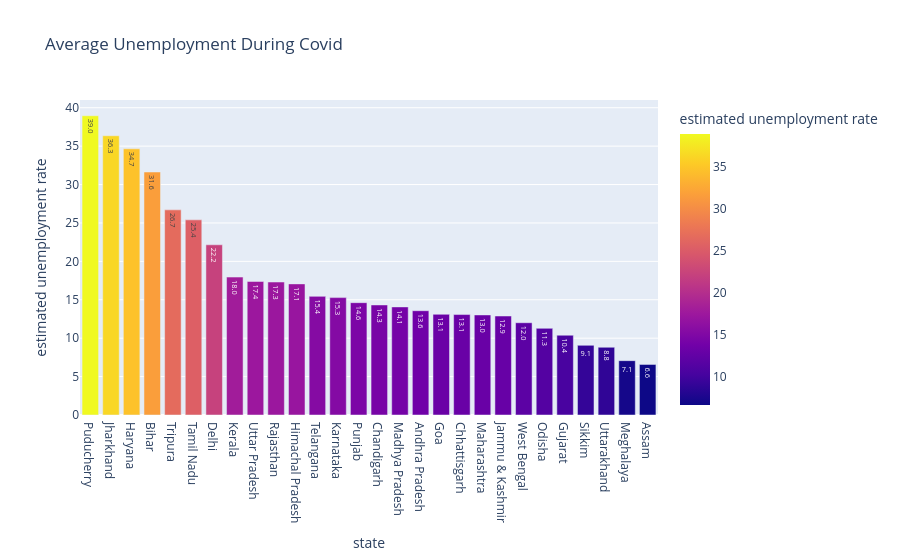

Source (notebook cell):
### Code cell
covid = df[df['date'] >= '2020-03-01']

state_avg = (
    covid.groupby('state')['estimated unemployment rate']
    .mean()
    .reset_index()
)

fig = px.bar(
    state_avg.sort_values(
        'estimated unemployment rate',
        ascending=False
    ),
    x='state',
    y='estimated unemployment rate',
    color='estimated unemployment rate',
    text_auto='.1f',
    title='Average Unemployment During Covid'
)

fig.show()

### Figure 1 — Plotly figure (JSON) as saved in the notebook; plotly's stock layout.template omitted (floating-point values rounded to 4 significant figures)
{"data": [{"hovertemplate": "state=%{x}<br>estimated unemployment rate=%{marker.color}<extra></extra>", "legendgroup": "", "marker": {"color": [38.96, 36.35, 34.65, 31.63, 26.7, 25.4, 22.16, 17.95, 17.38, 17.31, 17.07, 15.44, 15.28, 14.62, 14.32, 14.07, 13.58, 13.11, 13.07, 13.03, 12.89, 12.01, 11.28, 10.38, 9.068, 8.816, 7.073, 6.579], "coloraxis": "coloraxis", "pattern": {"shape": ""}}, "name": "", "orientation": "v", "showlegend": false, "textposition": "auto", "texttemplate": "%{y:.1f}", "type": "bar", "x": ["Puducherry", "Jharkhand", "Haryana", "Bihar", "Tripura", "Tamil Nadu", "Delhi", "Kerala", "Uttar Pradesh", "Rajasthan", "Himachal Pradesh", "Telangana", "Karnataka", "Punjab", "Chandigarh", "Madhya Pradesh", "Andhra Pradesh", "Goa", "Chhattisgarh", "Maharashtra", "Jammu & Kashmir", "West Bengal", "Odisha", "Gujarat", "Sikkim", "Uttarakhand", "Meghalaya", "Assam"], "xaxis": "x", "y": [38.96, 36.35, 34.65, 31.63, 26.7, 25.4, 22.16, 17.95, 17.38, 17.31, 17.07, 15.44, 15.28, 14.62, 14.32, 14.07, 13.58, 13.11, 13.07, 13.03, 12.89, 12.01, 11.28, 10.38, 9.068, 8.816, 7.073, 6.579], "yaxis": "y"}], "layout": {"barmode": "relative", "coloraxis": {"colorbar": {"title": {"text": "estimated unemployment rate"}}, "colorscale": [[0, "#0d0887"], [0.1111, "#46039f"], [0.2222, "#7201a8"], [0.3333, "#9c179e"], [0.4444, "#bd3786"], [0.5556, "#d8576b"], [0.6667, "#ed7953"], [0.7778, "#fb9f3a"], [0.8889, "#fdca26"], [1, "#f0f921"]]}, "legend": {"tracegroupgap": 0}, "title": {"text": "Average Unemployment During Covid"}, "xaxis": {"anchor": "y", "domain": [0, 1], "title": {"text": "state"}}, "yaxis": {"anchor": "x", "domain": [0, 1], "title": {"text": "estimated unemployment rate"}}}}
